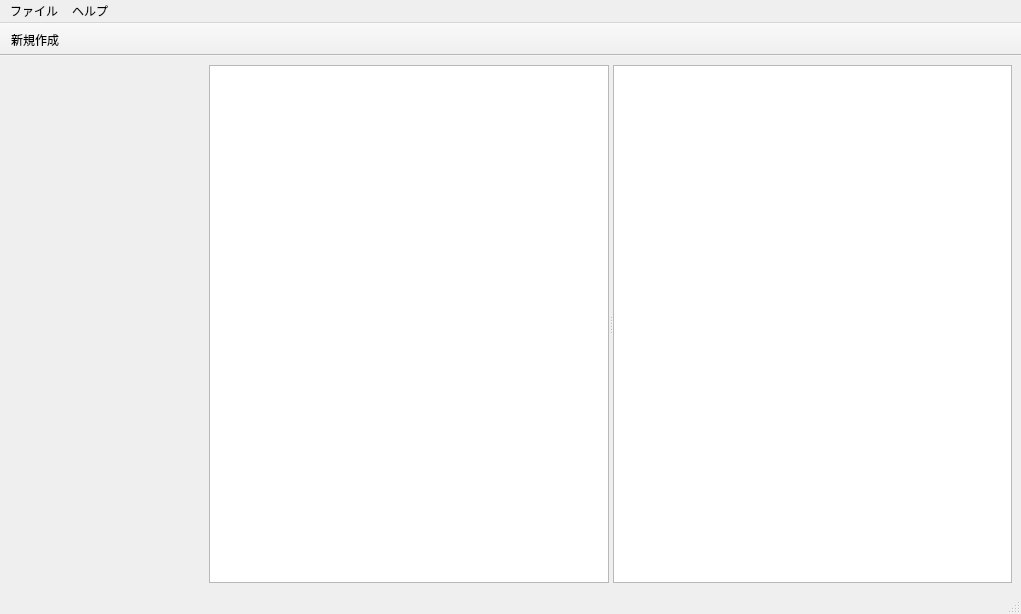
<?xml version="1.0" encoding="UTF-8"?>
<ui version="4.0">
 <class>MainWindow</class>
 <widget class="QMainWindow" name="MainWindow">
  <property name="geometry">
   <rect>
    <x>0</x>
    <y>0</y>
    <width>1021</width>
    <height>614</height>
   </rect>
  </property>
  <property name="windowTitle">
   <string>MainWindow</string>
  </property>
  <widget class="QWidget" name="centralwidget">
   <layout class="QGridLayout" name="gridLayout" columnstretch="0,1" columnminimumwidth="200,0">
    <item row="0" column="0">
     <layout class="QGridLayout" name="ItemSelectorView"/>
    </item>
    <item row="0" column="1">
     <widget class="QSplitter" name="splitter">
      <property name="orientation">
       <enum>Qt::Orientation::Horizontal</enum>
      </property>
      <widget class="QGraphicsView" name="frontView"/>
      <widget class="QGraphicsView" name="backView"/>
     </widget>
    </item>
   </layout>
  </widget>
  <widget class="QMenuBar" name="menubar">
   <property name="geometry">
    <rect>
     <x>0</x>
     <y>0</y>
     <width>1021</width>
     <height>24</height>
    </rect>
   </property>
   <widget class="QMenu" name="menu">
    <property name="title">
     <string>ファイル</string>
    </property>
    <addaction name="createAction"/>
   </widget>
   <widget class="QMenu" name="menu_2">
    <property name="title">
     <string>ヘルプ</string>
    </property>
    <addaction name="actionBoardes"/>
   </widget>
   <addaction name="menu"/>
   <addaction name="menu_2"/>
  </widget>
  <widget class="QToolBar" name="toolBar">
   <property name="windowTitle">
    <string>toolBar</string>
   </property>
   <property name="movable">
    <bool>false</bool>
   </property>
   <property name="floatable">
    <bool>false</bool>
   </property>
   <attribute name="toolBarArea">
    <enum>TopToolBarArea</enum>
   </attribute>
   <attribute name="toolBarBreak">
    <bool>false</bool>
   </attribute>
   <addaction name="createAction"/>
  </widget>
  <widget class="QStatusBar" name="statusbar"/>
  <action name="createAction">
   <property name="icon">
    <iconset theme="QIcon::ThemeIcon::DocumentNew"/>
   </property>
   <property name="text">
    <string>新規作成</string>
   </property>
  </action>
  <action name="actionBoardes">
   <property name="text">
    <string>Boardesについて</string>
   </property>
  </action>
 </widget>
 <resources/>
 <connections/>
</ui>
